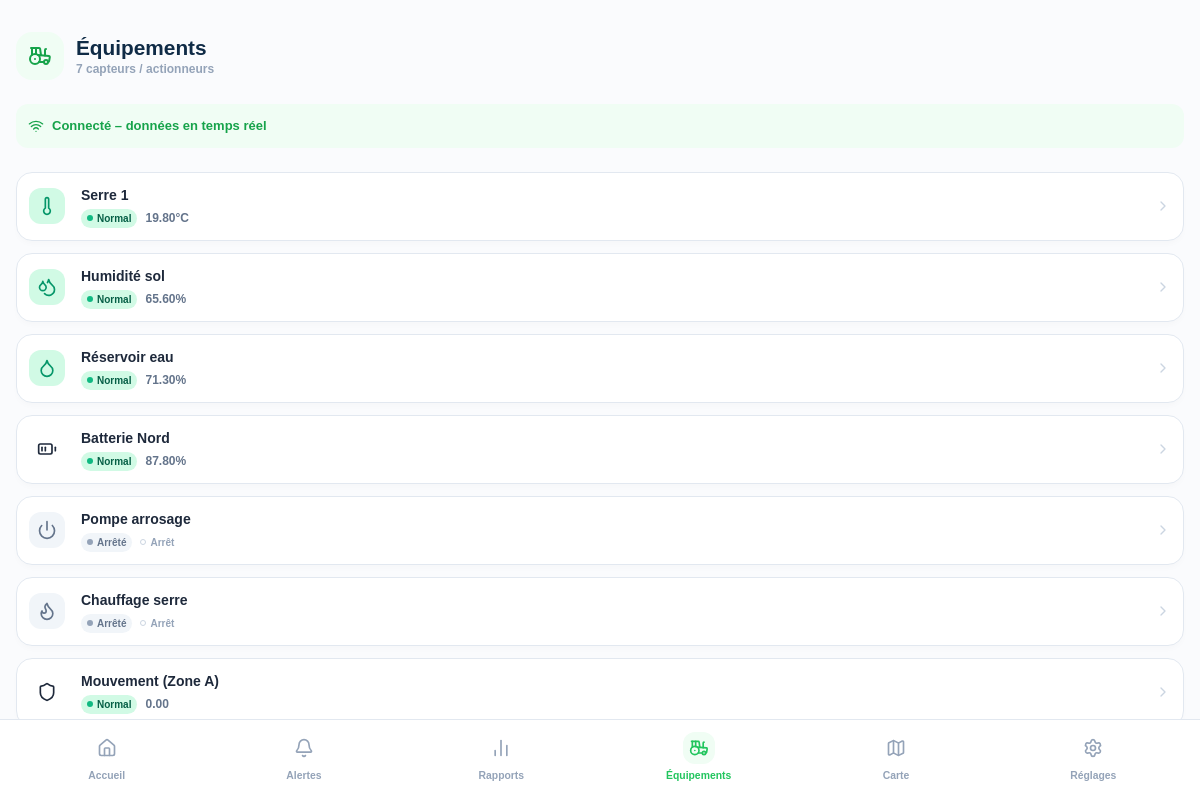
/equipements.php (signed in), run on the app's committed database.
### tables this page shows
CREATE TABLE IF NOT EXISTS equipements (
    id INT AUTO_INCREMENT PRIMARY KEY,
    nom VARCHAR(50) NOT NULL,
    type ENUM('capteur', 'actionneur') NOT NULL,
    unite VARCHAR(10) DEFAULT '',
    valeur_actuelle DECIMAL(10,2) DEFAULT 0.00,
    statut ENUM('normal', 'alerte', 'critique', 'arret', 'marche') DEFAULT 'normal',
    seuil_min DECIMAL(10,2) DEFAULT NULL,
    seuil_max DECIMAL(10,2) DEFAULT NULL,
    icone VARCHAR(50) DEFAULT 'thermometer',  
    couleur VARCHAR(20) DEFAULT 'green',  
    latitude DECIMAL(10,8) DEFAULT NULL,  
    longitude DECIMAL(11,8) DEFAULT NULL,  
    mis_a_jour_le TIMESTAMP DEFAULT CURRENT_TIMESTAMP ON UPDATE CURRENT_TIMESTAMP
);

### includes/functions.php (called while the page is built, shortened)
<?php
function getStatusHelpers($statut) {
    if ($statut === 'normal') return ['bg' => 'green', 'text' => 'Normal'];
    if ($statut === 'arret') return ['bg' => 'grey', 'text' => 'Arrêté'];
    return ['bg' => 'grey', 'text' => 'Inconnu'];
}
?>

### equipements.php (the view, shortened to what this page needs)
<?php
require_once 'config/db.php';
$stmt = $pdo->query("SELECT * FROM equipements ORDER BY id ASC");
$equipements = $stmt->fetchAll();
$nbTotal = count($equipements);
require_once 'includes/functions.php';
require 'includes/header.php';
?>
      <header class="flex items-center gap-3 mt-4 mb-6">
        <div class="w-12 h-12 bg-brand-green-light rounded-2xl flex items-center justify-center text-green-600">
          <i data-lucide="tractor" class="w-6 h-6"></i>
        </div>
        <div>
          <h1 class="text-[1.3rem] font-black text-[#0f2b46] leading-tight">Équipements</h1>
          <p class="text-xs text-slate-400 font-bold"><?= $nbTotal ?> capteurs / actionneurs</p>
        </div>
      </header>
      <div class="bg-brand-green-light rounded-xl p-3 mb-6 flex items-center gap-2">
        <i data-lucide="wifi" class="w-4 h-4 text-green-600"></i>
        <span class="font-bold text-green-600 text-[13px]">Connecté – données en temps réel</span>
      </div>
      <div class="space-y-3">
        <?php foreach ($equipements as $eq):
            $helpers = getStatusHelpers($eq['statut']);
            $link = $eq['type'] === 'capteur' ? 'detail.php?id='.$eq['id'] : 'actionneur.php?id='.$eq['id'];
            $iconBg = $eq['type'] === 'capteur' ? $eq['couleur'] : 'bg-slate-100 text-slate-500';
        ?>
        <a href="<?= $link ?>" class="card-border p-3 flex items-center justify-between block active:bg-slate-50 transition-colors">
          <div class="flex items-center gap-4">
            <div class="icon-box <?= $iconBg ?>">
              <i data-lucide="<?= $eq['icone'] ?>" class="w-5 h-5"></i>
            </div>
            <div>
              <h3 class="text-sm font-bold text-slate-800 mb-1"><?= htmlspecialchars($eq['nom']) ?></h3>
              <div class="flex items-center gap-2">
                <span class="pill <?= $helpers['bg'] ?>" style="padding: 2px 6px; font-size: 10px">
                    <span class="status-dot <?= $helpers['bg'] ?>"></span> <?= $helpers['text'] ?>
                </span>
                <?php if ($eq['type'] === 'capteur'): ?>
                    <span class="text-xs font-bold text-slate-500"><?= $eq['valeur_actuelle'] ?><?= $eq['unite'] ?></span>
                <?php else: ?>
                    <span class="text-[10px] font-bold text-slate-400 flex items-center gap-1">
                      <span class="w-1.5 h-1.5 rounded-full border <?= $eq['statut'] == 'marche' ? 'bg-green-500 border-green-500' : 'border-slate-300' ?> block"></span>
                      <?= $eq['statut'] == 'marche' ? 'Marche' : 'Arrêt' ?>
                    </span>
                <?php endif; ?>
              </div>
            </div>
          </div>
          <i data-lucide="chevron-right" class="w-4 h-4 text-slate-300"></i>
        </a>
        <?php endforeach; ?>
      </div>
    </main>
<?php
require 'includes/nav.php';
require 'includes/footer.php';
?>

### css/app.css (style rules this page uses)
:root { --bg-main: #fafbfd; --bg-card: #ffffff; --text-main: #1e293b; --text-dim: #94a3b8; --text-brand: #0f2b46; --border-main: #e2e8f0; }
body { font-family: 'Nunito', sans-serif; -webkit-tap-highlight-color: transparent; user-select: none; background-color: var(--bg-main); color: var(--text-main); transition: background-color 0.3s ease, color 0.3s ease; }
.card-border, .bottom-nav, input, select, button { transition: background-color 0.3s ease, border-color 0.3s ease, color 0.3s ease; }
html { scroll-behavior: smooth; }
.bg-brand-green-light { background-color: #f0fdf4; }
.status-dot { width: 6px; height: 6px; border-radius: 50%; display: inline-block; }
.status-dot.green { background-color: #10b981; }
.status-dot.grey { background-color: #94a3b8; }
.pill { padding: 2px 8px; border-radius: 12px; font-size: 0.70rem; font-weight: 700; display: inline-flex; align-items: center; gap: 4px; }
.pill.green { background-color: #d1fae5; color: #065f46; }
.pill.grey { background-color: #f1f5f9; color: #64748b; }
.card-border { border: 1px solid var(--border-main); border-radius: 16px; background-color: var(--bg-card); box-shadow: 0 4px 6px -1px rgba(0, 0, 0, 0.02), 0 2px 4px -1px rgba(0, 0, 0, 0.01); }
.icon-box { width: 36px; height: 36px; border-radius: 12px; display: flex; align-items: center; justify-content: center; }
.icon-box.green { background-color: #d1fae5; color: #059669; }

### data on the page
equipements: nom "Serre 1", statut "Normal", valeur_actuelle "19.80", unite "°C"
equipements: nom "Humidité sol", statut "Normal", valeur_actuelle "65.60", unite "%"
equipements: nom "Réservoir eau", statut "Normal", valeur_actuelle "71.30", unite "%"
equipements: nom "Batterie Nord", statut "Normal", valeur_actuelle "87.80", unite "%"
equipements: nom "Pompe arrosage", statut "Arrêté", type "Arrêt"
equipements: nom "Chauffage serre", statut "Arrêté", type "Arrêt"
equipements: nom "Mouvement (Zone A)", statut "Normal", valeur_actuelle "0.00"

### other printed values
$nbTotal "7"
